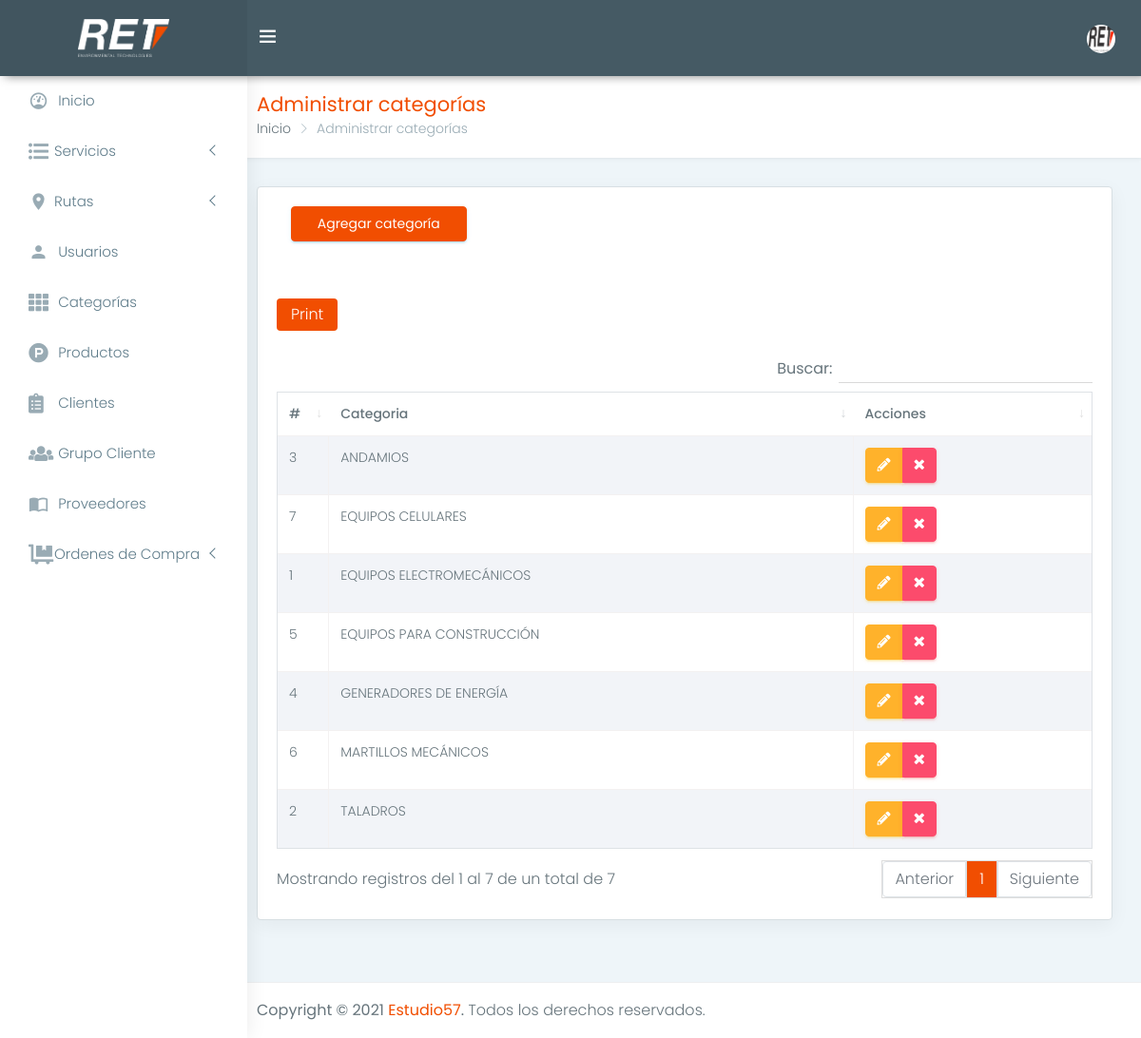
Screenshot of /categorias (signed in) with the database file from the repository.
### tables this page shows
CREATE TABLE `categorias` (
  `id` int(11) NOT NULL,
  `categoria` text NOT NULL,
  `fecha` timestamp NOT NULL DEFAULT CURRENT_TIMESTAMP ON UPDATE CURRENT_TIMESTAMP
);

### controladores/plantilla.controlador.php (called while the page is built, shortened)
<?php
class ControladorPlantilla{
	static public function ctrPlantilla(){
		include "vistas/plantilla.php";
	}
}

### controladores/categorias.controlador.php (called while the page is built, shortened)
<?php
class ControladorCategorias{
	static public function ctrMostrarCategorias($item, $valor){
		$tabla = "categorias";
		$respuesta = ModeloCategorias::mdlMostrarCategorias($tabla, $item, $valor);
		return $respuesta;
	}
}

### modelos/conexion.php (called while the page is built)
<?php
class Conexion{
	static public function conectar(){
		$link = new PDO("mysql:host=localhost;dbname=ret_db",
			            "root",
			            "");
		$link->exec("set names utf8");
		return $link;
	}
}

### modelos/categorias.modelo.php (called while the page is built, shortened)
<?php
require_once "conexion.php";
class ModeloCategorias{
	static public function mdlMostrarCategorias($tabla, $item, $valor){
		if($item != null){
			$stmt = Conexion::conectar()->prepare("SELECT * FROM $tabla WHERE $item = :$item");
			$stmt -> bindParam(":".$item, $valor, PDO::PARAM_STR);
			$stmt -> execute();
			return $stmt -> fetch();
		}else{
			$stmt = Conexion::conectar()->prepare("SELECT * FROM $tabla");
			$stmt -> execute();
			return $stmt -> fetchAll();
		}
	}
}

### vistas/modulos/categorias.php (the view, shortened to what this page needs)
<div class="page-wrapper">
  <div class="container-fluid">
    <div class="row page-titles">
      <div class="col-md-5 col-8 align-self-center">
        <h3 class="text-themecolor m-b-0 m-t-0">Administrar categorías</h3>
        <ol class="breadcrumb">
            <li class="breadcrumb-item">Inicio</li>
          <li class="breadcrumb-item active">Administrar categorías</li>
        </ol>
      </div>
    </div>
    <div class="row">
      <div class="col-12">
        <div class="card">
          <div class="card-body">
            <div class="col-lg-3 col-md-4">
              <button type="button" class="btn waves-effect waves-light btn-block btn-info" data-toggle="modal" data-target="#modalAgregarCategoria">Agregar categoría</button>
            </div>
            <div class="table-responsive m-t-40">
              <table class="table table-bordered table-striped dt-responsive tablas">
                <thead>
                <tr>
                  <th style="width:10px">#</th>
                  <th>Categoria</th>
                  <th>Acciones</th>
                </tr>
                </thead>
                <tbody>
                <?php
                $item = null;
                $valor = null;
                $categorias = ControladorCategorias::ctrMostrarCategorias($item, $valor);
                foreach ($categorias as $key => $value) {
                  echo ' <tr>
                    <td>'.($key+1).'</td>
                    <td class="text-uppercase">'.$value["categoria"].'</td>
                    <td>
                      <div class="btn-group">
                        <button class="btn btn-warning btnEditarCategoria" idCategoria="'.$value["id"].'" data-toggle="modal" data-target="#modalEditarCategoria"><i class="fas fa-pencil-alt"></i></button>';
                  if($_SESSION["perfil"] == "Administrador"){
                    echo '<button class="btn btn-danger btnEliminarCategoria" idCategoria="'.$value["id"].'"><i class="fa fa-times"></i></button>';
                  }
                  echo '</div>
                    </td>
                  </tr>';
                }
                ?>
                </tbody>
              </table>
            </div>
          </div>
        </div>
      </div>
    </div>
  </div>
</div>

### vistas/css/colors/default.css (style rules this page uses)
.text-themecolor { color: #009efb !important; }

### rows the page displays
categorias: categoria "EQUIPOS ELECTROMECÁNICOS"
categorias: categoria "TALADROS"
categorias: categoria "ANDAMIOS"
categorias: categoria "GENERADORES DE ENERGÍA"
categorias: categoria "EQUIPOS PARA CONSTRUCCIÓN"
categorias: categoria "MARTILLOS MECÁNICOS"
categorias: categoria "EQUIPOS CELULARES"
